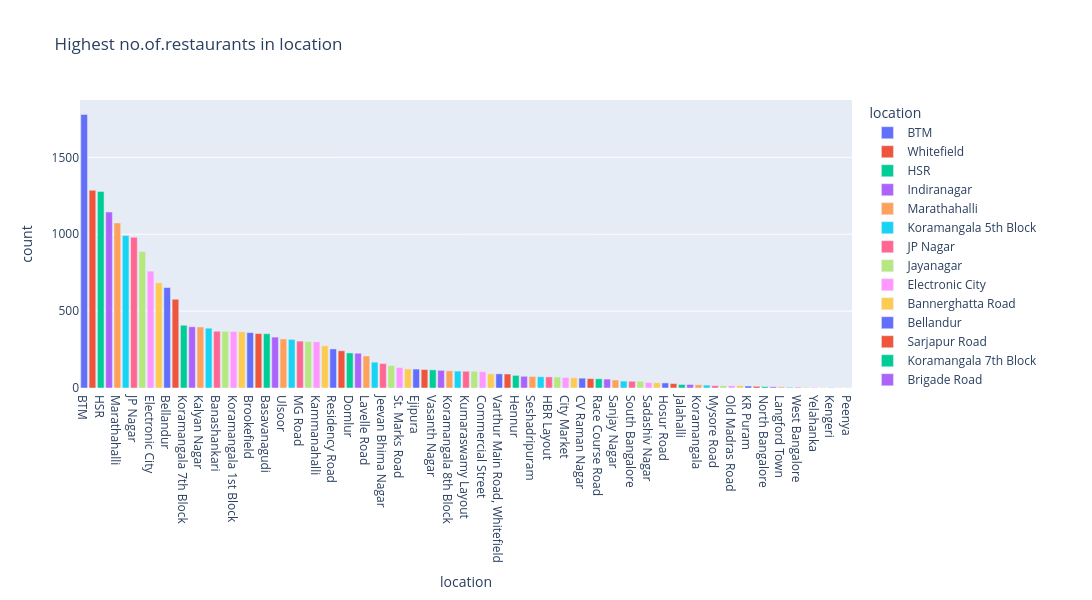

The code cell stored with this chart in its notebook:
### Code cell
# 2. Which locations have the highest number of restaurants?

location_percent = df["location"].value_counts().reset_index()

fig = px.bar(
    location_percent,
    x="location",
    y="count",
    color="location",
    title="Highest no.of.restaurants in location",
    width=1200,
    height=600,
)

fig.show()

### Figure 1 — Plotly figure (JSON) as saved in the notebook; plotly's stock layout.template omitted (floating-point values rounded to 4 significant figures)
{"data": [{"hovertemplate": "location=%{x}<br>count=%{y}<extra></extra>", "legendgroup": "BTM", "marker": {"color": "#636efa", "pattern": {"shape": ""}}, "name": "BTM", "orientation": "v", "showlegend": true, "textposition": "auto", "type": "bar", "x": ["BTM"], "xaxis": "x", "y": [1779], "yaxis": "y"}, {"hovertemplate": "location=%{x}<br>count=%{y}<extra></extra>", "legendgroup": "Whitefield", "marker": {"color": "#EF553B", "pattern": {"shape": ""}}, "name": "Whitefield", "orientation": "v", "showlegend": true, "textposition": "auto", "type": "bar", "x": ["Whitefield"], "xaxis": "x", "y": [1286], "yaxis": "y"}, {"hovertemplate": "location=%{x}<br>count=%{y}<extra></extra>", "legendgroup": "HSR", "marker": {"color": "#00cc96", "pattern": {"shape": ""}}, "name": "HSR", "orientation": "v", "showlegend": true, "textposition": "auto", "type": "bar", "x": ["HSR"], "xaxis": "x", "y": [1278], "yaxis": "y"}, {"hovertemplate": "location=%{x}<br>count=%{y}<extra></extra>", "legendgroup": "Indiranagar", "marker": {"color": "#ab63fa", "pattern": {"shape": ""}}, "name": "Indiranagar", "orientation": "v", "showlegend": true, "textposition": "auto", "type": "bar", "x": ["Indiranagar"], "xaxis": "x", "y": [1144], "yaxis": "y"}, {"hovertemplate": "location=%{x}<br>count=%{y}<extra></extra>", "legendgroup": "Marathahalli", "marker": {"color": "#FFA15A", "pattern": {"shape": ""}}, "name": "Marathahalli", "orientation": "v", "showlegend": true, "textposition": "auto", "type": "bar", "x": ["Marathahalli"], "xaxis": "x", "y": [1073], "yaxis": "y"}, {"hovertemplate": "location=%{x}<br>count=%{y}<extra></extra>", "legendgroup": "Koramangala 5th Block", "marker": {"color": "#19d3f3", "pattern": {"shape": ""}}, "name": "Koramangala 5th Block", "orientation": "v", "showlegend": true, "textposition": "auto", "type": "bar", "x": ["Koramangala 5th Block"], "xaxis": "x", "y": [991], "yaxis": "y"}, {"hovertemplate": "location=%{x}<br>count=%{y}<extra></extra>", "legendgroup": "JP Nagar", "marker": {"color": "#FF6692", "pattern": {"shape": ""}}, "name": "JP Nagar", "orientation": "v", "showlegend": true, "textposition": "auto", "type": "bar", "x": ["JP Nagar"], "xaxis": "x", "y": [980], "yaxis": "y"}, {"hovertemplate": "location=%{x}<br>count=%{y}<extra></extra>", "legendgroup": "Jayanagar", "marker": {"color": "#B6E880", "pattern": {"shape": ""}}, "name": "Jayanagar", "orientation": "v", "showlegend": true, "textposition": "auto", "type": "bar", "x": ["Jayanagar"], "xaxis": "x", "y": [887], "yaxis": "y"}, {"hovertemplate": "location=%{x}<br>count=%{y}<extra></extra>", "legendgroup": "Electronic City", "marker": {"color": "#FF97FF", "pattern": {"shape": ""}}, "name": "Electronic City", "orientation": "v", "showlegend": true, "textposition": "auto", "type": "bar", "x": ["Electronic City"], "xaxis": "x", "y": [760], "yaxis": "y"}, {"hovertemplate": "location=%{x}<br>count=%{y}<extra></extra>", "legendgroup": "Bannerghatta Road", "marker": {"color": "#FECB52", "pattern": {"shape": ""}}, "name": "Bannerghatta Road", "orientation": "v", "showlegend": true, "textposition": "auto", "type": "bar", "x": ["Bannerghatta Road"], "xaxis": "x", "y": [684], "yaxis": "y"}, {"hovertemplate": "location=%{x}<br>count=%{y}<extra></extra>", "legendgroup": "Bellandur", "marker": {"color": "#636efa", "pattern": {"shape": ""}}, "name": "Bellandur", "orientation": "v", "showlegend": true, "textposition": "auto", "type": "bar", "x": ["Bellandur"], "xaxis": "x", "y": [653], "yaxis": "y"}, {"hovertemplate": "location=%{x}<br>count=%{y}<extra></extra>", "legendgroup": "Sarjapur Road", "marker": {"color": "#EF553B", "pattern": {"shape": ""}}, "name": "Sarjapur Road", "orientation": "v", "showlegend": true, "textposition": "auto", "type": "bar", "x": ["Sarjapur Road"], "xaxis": "x", "y": [577], "yaxis": "y"}, {"hovertemplate": "location=%{x}<br>count=%{y}<extra></extra>", "legendgroup": "Koramangala 7th Block", "marker": {"color": "#00cc96", "pattern": {"shape": ""}}, "name": "Koramangala 7th Block", "orientation": "v", "showlegend": true, "textposition": "auto", "type": "bar", "x": ["Koramangala 7th Block"], "xaxis": "x", "y": [408], "yaxis": "y"}, {"hovertemplate": "location=%{x}<br>count=%{y}<extra></extra>", "legendgroup": "Brigade Road", "marker": {"color": "#ab63fa", "pattern": {"shape": ""}}, "name": "Brigade Road", "orientation": "v", "showlegend": true, "textposition": "auto", "type": "bar", "x": ["Brigade Road"], "xaxis": "x", "y": [398], "yaxis": "y"}, {"hovertemplate": "location=%{x}<br>count=%{y}<extra></extra>", "legendgroup": "Kalyan Nagar", "marker": {"color": "#FFA15A", "pattern": {"shape": ""}}, "name": "Kalyan Nagar", "orientation": "v", "showlegend": true, "textposition": "auto", "type": "bar", "x": ["Kalyan Nagar"], "xaxis": "x", "y": [397], "yaxis": "y"}, {"hovertemplate": "location=%{x}<br>count=%{y}<extra></extra>", "legendgroup": "Koramangala 6th Block", "marker": {"color": "#19d3f3", "pattern": {"shape": ""}}, "name": "Koramangala 6th Block", "orientation": "v", "showlegend": true, "textposition": "auto", "type": "bar", "x": ["Koramangala 6th Block"], "xaxis": "x", "y": [389], "yaxis": "y"}, {"hovertemplate": "location=%{x}<br>count=%{y}<extra></extra>", "legendgroup": "Banashankari", "marker": {"color": "#FF6692", "pattern": {"shape": ""}}, "name": "Banashankari", "orientation": "v", "showlegend": true, "textposition": "auto", "type": "bar", "x": ["Banashankari"], "xaxis": "x", "y": [369], "yaxis": "y"}, {"hovertemplate": "location=%{x}<br>count=%{y}<extra></extra>", "legendgroup": "Koramangala 4th Block", "marker": {"color": "#B6E880", "pattern": {"shape": ""}}, "name": "Koramangala 4th Block", "orientation": "v", "showlegend": true, "textposition": "auto", "type": "bar", "x": ["Koramangala 4th Block"], "xaxis": "x", "y": [368], "yaxis": "y"}, {"hovertemplate": "location=%{x}<br>count=%{y}<extra></extra>", "legendgroup": "Koramangala 1st Block", "marker": {"color": "#FF97FF", "pattern": {"shape": ""}}, "name": "Koramangala 1st Block", "orientation": "v", "showlegend": true, "textposition": "auto", "type": "bar", "x": ["Koramangala 1st Block"], "xaxis": "x", "y": [367], "yaxis": "y"}, {"hovertemplate": "location=%{x}<br>count=%{y}<extra></extra>", "legendgroup": "New BEL Road", "marker": {"color": "#FECB52", "pattern": {"shape": ""}}, "name": "New BEL Road", "orientation": "v", "showlegend": true, "textposition": "auto", "type": "bar", "x": ["New BEL Road"], "xaxis": "x", "y": [366], "yaxis": "y"}, {"hovertemplate": "location=%{x}<br>count=%{y}<extra></extra>", "legendgroup": "Brookefield", "marker": {"color": "#636efa", "pattern": {"shape": ""}}, "name": "Brookefield", "orientation": "v", "showlegend": true, "textposition": "auto", "type": "bar", "x": ["Brookefield"], "xaxis": "x", "y": [360], "yaxis": "y"}, {"hovertemplate": "location=%{x}<br>count=%{y}<extra></extra>", "legendgroup": "Malleshwaram", "marker": {"color": "#EF553B", "pattern": {"shape": ""}}, "name": "Malleshwaram", "orientation": "v", "showlegend": true, "textposition": "auto", "type": "bar", "x": ["Malleshwaram"], "xaxis": "x", "y": [354], "yaxis": "y"}, {"hovertemplate": "location=%{x}<br>count=%{y}<extra></extra>", "legendgroup": "Basavanagudi", "marker": {"color": "#00cc96", "pattern": {"shape": ""}}, "name": "Basavanagudi", "orientation": "v", "showlegend": true, "textposition": "auto", "type": "bar", "x": ["Basavanagudi"], "xaxis": "x", "y": [353], "yaxis": "y"}, {"hovertemplate": "location=%{x}<br>count=%{y}<extra></extra>", "legendgroup": "Frazer Town", "marker": {"color": "#ab63fa", "pattern": {"shape": ""}}, "name": "Frazer Town", "orientation": "v", "showlegend": true, "textposition": "auto", "type": "bar", "x": ["Frazer Town"], "xaxis": "x", "y": [331], "yaxis": "y"}, {"hovertemplate": "location=%{x}<br>count=%{y}<extra></extra>", "legendgroup": "Ulsoor", "marker": {"color": "#FFA15A", "pattern": {"shape": ""}}, "name": "Ulsoor", "orientation": "v", "showlegend": true, "textposition": "auto", "type": "bar", "x": ["Ulsoor"], "xaxis": "x", "y": [319], "yaxis": "y"}, {"hovertemplate": "location=%{x}<br>count=%{y}<extra></extra>", "legendgroup": "Banaswadi", "marker": {"color": "#19d3f3", "pattern": {"shape": ""}}, "name": "Banaswadi", "orientation": "v", "showlegend": true, "textposition": "auto", "type": "bar", "x": ["Banaswadi"], "xaxis": "x", "y": [316], "yaxis": "y"}, {"hovertemplate": "location=%{x}<br>count=%{y}<extra></extra>", "legendgroup": "MG Road", "marker": {"color": "#FF6692", "pattern": {"shape": ""}}, "name": "MG Road", "orientation": "v", "showlegend": true, "textposition": "auto", "type": "bar", "x": ["MG Road"], "xaxis": "x", "y": [305], "yaxis": "y"}, {"hovertemplate": "location=%{x}<br>count=%{y}<extra></extra>", "legendgroup": "Rajajinagar", "marker": {"color": "#B6E880", "pattern": {"shape": ""}}, "name": "Rajajinagar", "orientation": "v", "showlegend": true, "textposition": "auto", "type": "bar", "x": ["Rajajinagar"], "xaxis": "x", "y": [302], "yaxis": "y"}, {"hovertemplate": "location=%{x}<br>count=%{y}<extra></extra>", "legendgroup": "Kammanahalli", "marker": {"color": "#FF97FF", "pattern": {"shape": ""}}, "name": "Kammanahalli", "orientation": "v", "showlegend": true, "textposition": "auto", "type": "bar", "x": ["Kammanahalli"], "xaxis": "x", "y": [301], "yaxis": "y"}, {"hovertemplate": "location=%{x}<br>count=%{y}<extra></extra>", "legendgroup": "Old Airport Road", "marker": {"color": "#FECB52", "pattern": {"shape": ""}}, "name": "Old Airport Road", "orientation": "v", "showlegend": true, "textposition": "auto", "type": "bar", "x": ["Old Airport Road"], "xaxis": "x", "y": [274], "yaxis": "y"}, {"hovertemplate": "location=%{x}<br>count=%{y}<extra></extra>", "legendgroup": "Residency Road", "marker": {"color": "#636efa", "pattern": {"shape": ""}}, "name": "Residency Road", "orientation": "v", "showlegend": true, "textposition": "auto", "type": "bar", "x": ["Residency Road"], "xaxis": "x", "y": [254], "yaxis": "y"}, {"hovertemplate": "location=%{x}<br>count=%{y}<extra></extra>", "legendgroup": "Church Street", "marker": {"color": "#EF553B", "pattern": {"shape": ""}}, "name": "Church Street", "orientation": "v", "showlegend": true, "textposition": "auto", "type": "bar", "x": ["Church Street"], "xaxis": "x", "y": [242], "yaxis": "y"}, {"hovertemplate": "location=%{x}<br>count=%{y}<extra></extra>", "legendgroup": "Domlur", "marker": {"color": "#00cc96", "pattern": {"shape": ""}}, "name": "Domlur", "orientation": "v", "showlegend": true, "textposition": "auto", "type": "bar", "x": ["Domlur"], "xaxis": "x", "y": [228], "yaxis": "y"}, {"hovertemplate": "location=%{x}<br>count=%{y}<extra></extra>", "legendgroup": "Richmond Road", "marker": {"color": "#ab63fa", "pattern": {"shape": ""}}, "name": "Richmond Road", "orientation": "v", "showlegend": true, "textposition": "auto", "type": "bar", "x": ["Richmond Road"], "xaxis": "x", "y": [226], "yaxis": "y"}, {"hovertemplate": "location=%{x}<br>count=%{y}<extra></extra>", "legendgroup": "Lavelle Road", "marker": {"color": "#FFA15A", "pattern": {"shape": ""}}, "name": "Lavelle Road", "orientation": "v", "showlegend": true, "textposition": "auto", "type": "bar", "x": ["Lavelle Road"], "xaxis": "x", "y": [208], "yaxis": "y"}, {"hovertemplate": "location=%{x}<br>count=%{y}<extra></extra>", "legendgroup": "Shanti Nagar", "marker": {"color": "#19d3f3", "pattern": {"shape": ""}}, "name": "Shanti Nagar", "orientation": "v", "showlegend": true, "textposition": "auto", "type": "bar", "x": ["Shanti Nagar"], "xaxis": "x", "y": [168], "yaxis": "y"}, {"hovertemplate": "location=%{x}<br>count=%{y}<extra></extra>", "legendgroup": "Jeevan Bhima Nagar", "marker": {"color": "#FF6692", "pattern": {"shape": ""}}, "name": "Jeevan Bhima Nagar", "orientation": "v", "showlegend": true, "textposition": "auto", "type": "bar", "x": ["Jeevan Bhima Nagar"], "xaxis": "x", "y": [159], "yaxis": "y"}, {"hovertemplate": "location=%{x}<br>count=%{y}<extra></extra>", "legendgroup": "Cunningham Road", "marker": {"color": "#B6E880", "pattern": {"shape": ""}}, "name": "Cunningham Road", "orientation": "v", "showlegend": true, "textposition": "auto", "type": "bar", "x": ["Cunningham Road"], "xaxis": "x", "y": [146], "yaxis": "y"}, {"hovertemplate": "location=%{x}<br>count=%{y}<extra></extra>", "legendgroup": "St. Marks Road", "marker": {"color": "#FF97FF", "pattern": {"shape": ""}}, "name": "St. Marks Road", "orientation": "v", "showlegend": true, "textposition": "auto", "type": "bar", "x": ["St. Marks Road"], "xaxis": "x", "y": [133], "yaxis": "y"}, {"hovertemplate": "location=%{x}<br>count=%{y}<extra></extra>", "legendgroup": "Bommanahalli", "marker": {"color": "#FECB52", "pattern": {"shape": ""}}, "name": "Bommanahalli", "orientation": "v", "showlegend": true, "textposition": "auto", "type": "bar", "x": ["Bommanahalli"], "xaxis": "x", "y": [124], "yaxis": "y"}, {"hovertemplate": "location=%{x}<br>count=%{y}<extra></extra>", "legendgroup": "Ejipura", "marker": {"color": "#636efa", "pattern": {"shape": ""}}, "name": "Ejipura", "orientation": "v", "showlegend": true, "textposition": "auto", "type": "bar", "x": ["Ejipura"], "xaxis": "x", "y": [123], "yaxis": "y"}, {"hovertemplate": "location=%{x}<br>count=%{y}<extra></extra>", "legendgroup": "Thippasandra", "marker": {"color": "#EF553B", "pattern": {"shape": ""}}, "name": "Thippasandra", "orientation": "v", "showlegend": true, "textposition": "auto", "type": "bar", "x": ["Thippasandra"], "xaxis": "x", "y": [120], "yaxis": "y"}, {"hovertemplate": "location=%{x}<br>count=%{y}<extra></extra>", "legendgroup": "Vasanth Nagar", "marker": {"color": "#00cc96", "pattern": {"shape": ""}}, "name": "Vasanth Nagar", "orientation": "v", "showlegend": true, "textposition": "auto", "type": "bar", "x": ["Vasanth Nagar"], "xaxis": "x", "y": [118], "yaxis": "y"}, {"hovertemplate": "location=%{x}<br>count=%{y}<extra></extra>", "legendgroup": "Basaveshwara Nagar", "marker": {"color": "#ab63fa", "pattern": {"shape": ""}}, "name": "Basaveshwara Nagar", "orientation": "v", "showlegend": true, "textposition": "auto", "type": "bar", "x": ["Basaveshwara Nagar"], "xaxis": "x", "y": [115], "yaxis": "y"}, {"hovertemplate": "location=%{x}<br>count=%{y}<extra></extra>", "legendgroup": "Koramangala 8th Block", "marker": {"color": "#FFA15A", "pattern": {"shape": ""}}, "name": "Koramangala 8th Block", "orientation": "v", "showlegend": true, "textposition": "auto", "type": "bar", "x": ["Koramangala 8th Block"], "xaxis": "x", "y": [112], "yaxis": "y"}, {"hovertemplate": "location=%{x}<br>count=%{y}<extra></extra>", "legendgroup": "Nagawara", "marker": {"color": "#19d3f3", "pattern": {"shape": ""}}, "name": "Nagawara", "orientation": "v", "showlegend": true, "textposition": "auto", "type": "bar", "x": ["Nagawara"], "xaxis": "x", "y": [110], "yaxis": "y"}, {"hovertemplate": "location=%{x}<br>count=%{y}<extra></extra>", "legendgroup": "Kumaraswamy Layout", "marker": {"color": "#FF6692", "pattern": {"shape": ""}}, "name": "Kumaraswamy Layout", "orientation": "v", "showlegend": true, "textposition": "auto", "type": "bar", "x": ["Kumaraswamy Layout"], "xaxis": "x", "y": [109], "yaxis": "y"}, {"hovertemplate": "location=%{x}<br>count=%{y}<extra></extra>", "legendgroup": "Shivajinagar", "marker": {"color": "#B6E880", "pattern": {"shape": ""}}, "name": "Shivajinagar", "orientation": "v", "showlegend": true, "textposition": "auto", "type": "bar", "x": ["Shivajinagar"], "xaxis": "x", "y": [109], "yaxis": "y"}, {"hovertemplate": "location=%{x}<br>count=%{y}<extra></extra>", "legendgroup": "Commercial Street", "marker": {"color": "#FF97FF", "pattern": {"shape": ""}}, "name": "Commercial Street", "orientation": "v", "showlegend": true, "textposition": "auto", "type": "bar", "x": ["Commercial Street"], "xaxis": "x", "y": [106], "yaxis": "y"}, {"hovertemplate": "location=%{x}<br>count=%{y}<extra></extra>", "legendgroup": "Wilson Garden", "marker": {"color": "#FECB52", "pattern": {"shape": ""}}, "name": "Wilson Garden", "orientation": "v", "showlegend": true, "textposition": "auto", "type": "bar", "x": ["Wilson Garden"], "xaxis": "x", "y": [92], "yaxis": "y"}, {"hovertemplate": "location=%{x}<br>count=%{y}<extra></extra>", "legendgroup": "Varthur Main Road, Whitefield", "marker": {"color": "#636efa", "pattern": {"shape": ""}}, "name": "Varthur Main Road, Whitefield", "orientation": "v", "showlegend": true, "textposition": "auto", "type": "bar", "x": ["Varthur Main Road, Whitefield"], "xaxis": "x", "y": [92], "yaxis": "y"}, {"hovertemplate": "location=%{x}<br>count=%{y}<extra></extra>", "legendgroup": "Majestic", "marker": {"color": "#EF553B", "pattern": {"shape": ""}}, "name": "Majestic", "orientation": "v", "showlegend": true, "textposition": "auto", "type": "bar", "x": ["Majestic"], "xaxis": "x", "y": [91], "yaxis": "y"}, {"hovertemplate": "location=%{x}<br>count=%{y}<extra></extra>", "legendgroup": "Hennur", "marker": {"color": "#00cc96", "pattern": {"shape": ""}}, "name": "Hennur", "orientation": "v", "showlegend": true, "textposition": "auto", "type": "bar", "x": ["Hennur"], "xaxis": "x", "y": [82], "yaxis": "y"}, {"hovertemplate": "location=%{x}<br>count=%{y}<extra></extra>", "legendgroup": "Yeshwantpur", "marker": {"color": "#ab63fa", "pattern": {"shape": ""}}, "name": "Yeshwantpur", "orientation": "v", "showlegend": true, "textposition": "auto", "type": "bar", "x": ["Yeshwantpur"], "xaxis": "x", "y": [76], "yaxis": "y"}, {"hovertemplate": "location=%{x}<br>count=%{y}<extra></extra>", "legendgroup": "Seshadripuram", "marker": {"color": "#FFA15A", "pattern": {"shape": ""}}, "name": "Seshadripuram", "orientation": "v", "showlegend": true, "textposition": "auto", "type": "bar", "x": ["Seshadripuram"], "xaxis": "x", "y": [75], "yaxis": "y"}, {"hovertemplate": "location=%{x}<br>count=%{y}<extra></extra>", "legendgroup": "Koramangala 3rd Block", "marker": {"color": "#19d3f3", "pattern": {"shape": ""}}, "name": "Koramangala 3rd Block", "orientation": "v", "showlegend": true, "textposition": "auto", "type": "bar", "x": ["Koramangala 3rd Block"], "xaxis": "x", "y": [73], "yaxis": "y"}, {"hovertemplate": "location=%{x}<br>count=%{y}<extra></extra>", "legendgroup": "HBR Layout", "marker": {"color": "#FF6692", "pattern": {"shape": ""}}, "name": "HBR Layout", "orientation": "v", "showlegend": true, "textposition": "auto", "type": "bar", "x": ["HBR Layout"], "xaxis": "x", "y": [72], "yaxis": "y"}, {"hovertemplate": "location=%{x}<br>count=%{y}<extra></extra>", "legendgroup": "ITPL Main Road, Whitefield", "marker": {"color": "#B6E880", "pattern": {"shape": ""}}, "name": "ITPL Main Road, Whitefield", "orientation": "v", "showlegend": true, "textposition": "auto", "type": "bar", "x": ["ITPL Main Road, Whitefield"], "xaxis": "x", "y": [72], "yaxis": "y"}, {"hovertemplate": "location=%{x}<br>count=%{y}<extra></extra>", "legendgroup": "City Market", "marker": {"color": "#FF97FF", "pattern": {"shape": ""}}, "name": "City Market", "orientation": "v", "showlegend": true, "textposition": "auto", "type": "bar", "x": ["City Market"], "xaxis": "x", "y": [68], "yaxis": "y"}, {"hovertemplate": "location=%{x}<br>count=%{y}<extra></extra>", "legendgroup": "Kaggadasapura", "marker": {"color": "#FECB52", "pattern": {"shape": ""}}, "name": "Kaggadasapura", "orientation": "v", "showlegend": true, "textposition": "auto", "type": "bar", "x": ["Kaggadasapura"], "xaxis": "x", "y": [67], "yaxis": "y"}, {"hovertemplate": "location=%{x}<br>count=%{y}<extra></extra>", "legendgroup": "CV Raman Nagar", "marker": {"color": "#636efa", "pattern": {"shape": ""}}, "name": "CV Raman Nagar", "orientation": "v", "showlegend": true, "textposition": "auto", "type": "bar", "x": ["CV Raman Nagar"], "xaxis": "x", "y": [64], "yaxis": "y"}, {"hovertemplate": "location=%{x}<br>count=%{y}<extra></extra>", "legendgroup": "Vijay Nagar", "marker": {"color": "#EF553B", "pattern": {"shape": ""}}, "name": "Vijay Nagar", "orientation": "v", "showlegend": true, "textposition": "auto", "type": "bar", "x": ["Vijay Nagar"], "xaxis": "x", "y": [61], "yaxis": "y"}, {"hovertemplate": "location=%{x}<br>count=%{y}<extra></extra>", "legendgroup": "Race Course Road", "marker": {"color": "#00cc96", "pattern": {"shape": ""}}, "name": "Race Course Road", "orientation": "v", "showlegend": true, "textposition": "auto", "type": "bar", "x": ["Race Course Road"], "xaxis": "x", "y": [60], "yaxis": "y"}, {"hovertemplate": "location=%{x}<br>count=%{y}<extra></extra>", "legendgroup": "RT Nagar", "marker": {"color": "#ab63fa", "pattern": {"shape": ""}}, "name": "RT Nagar", "orientation": "v", "showlegend": true, "textposition": "auto", "type": "bar", "x": ["RT Nagar"], "xaxis": "x", "y": [58], "yaxis": "y"}, {"hovertemplate": "location=%{x}<br>count=%{y}<extra></extra>", "legendgroup": "Sanjay Nagar", "marker": {"color": "#FFA15A", "pattern": {"shape": ""}}, "name": "Sanjay Nagar", "orientation": "v", "showlegend": true, "textposition": "auto", "type": "bar", "x": ["Sanjay Nagar"], "xaxis": "x", "y": [52], "yaxis": "y"}, {"hovertemplate": "location=%{x}<br>count=%{y}<extra></extra>", "legendgroup": "Sahakara Nagar", "marker": {"color": "#19d3f3", "pattern": {"shape": ""}}, "name": "Sahakara Nagar", "orientation": "v", "showlegend": true, "textposition": "auto", "type": "bar", "x": ["Sahakara Nagar"], "xaxis": "x", "y": [45], "yaxis": "y"}, {"hovertemplate": "location=%{x}<br>count=%{y}<extra></extra>", "legendgroup": "South Bangalore", "marker": {"color": "#FF6692", "pattern": {"shape": ""}}, "name": "South Bangalore", "orientation": "v", "showlegend": true, "textposition": "auto", "type": "bar", "x": ["South Bangalore"], "xaxis": "x", "y": [44], "yaxis": "y"}, {"hovertemplate": "location=%{x}<br>count=%{y}<extra></extra>", "legendgroup": "Infantry Road", "marker": {"color": "#B6E880", "pattern": {"shape": ""}}, "name": "Infantry Road", "orientation": "v", "showlegend": true, "textposition": "auto", "type": "bar", "x": ["Infantry Road"], "xaxis": "x", "y": [44], "yaxis": "y"}, {"hovertemplate": "location=%{x}<br>count=%{y}<extra></extra>", "legendgroup": "Sadashiv Nagar", "marker": {"color": "#FF97FF", "pattern": {"shape": ""}}, "name": "Sadashiv Nagar", "orientation": "v", "showlegend": true, "textposition": "auto", "type": "bar", "x": ["Sadashiv Nagar"], "xaxis": "x", "y": [36], "yaxis": "y"}, {"hovertemplate": "location=%{x}<br>count=%{y}<extra></extra>", "legendgroup": "East Bangalore", "marker": {"color": "#FECB52", "pattern": {"shape": ""}}, "name": "East Bangalore", "orientation": "v", "showlegend": true, "textposition": "auto", "type": "bar", "x": ["East Bangalore"], "xaxis": "x", "y": [34], "yaxis": "y"}, {"hovertemplate": "location=%{x}<br>count=%{y}<extra></extra>", "legendgroup": "Hosur Road", "marker": {"color": "#636efa", "pattern": {"shape": ""}}, "name": "Hosur Road", "orientation": "v", "showlegend": true, "textposition": "auto", "type": "bar", "x": ["Hosur Road"], "xaxis": "x", "y": [33], "yaxis": "y"}, {"hovertemplate": "location=%{x}<br>count=%{y}<extra></extra>", "legendgroup": "Koramangala 2nd Block", "marker": {"color": "#EF553B", "pattern": {"shape": ""}}, "name": "Koramangala 2nd Block", "orientation": "v", "showlegend": true, "textposition": "auto", "type": "bar", "x": ["Koramangala 2nd Block"], "xaxis": "x", "y": [29], "yaxis": "y"}, {"hovertemplate": "location=%{x}<br>count=%{y}<extra></extra>", "legendgroup": "Jalahalli", "marker": {"color": "#00cc96", "pattern": {"shape": ""}}, "name": "Jalahalli", "orientation": "v", "showlegend": true, "textposition": "auto", "type": "bar", "x": ["Jalahalli"], "xaxis": "x", "y": [23], "yaxis": "y"}, {"hovertemplate": "location=%{x}<br>count=%{y}<extra></extra>", "legendgroup": "Magadi Road", "marker": {"color": "#ab63fa", "pattern": {"shape": ""}}, "name": "Magadi Road", "orientation": "v", "showlegend": true, "textposition": "auto", "type": "bar", "x": ["Magadi Road"], "xaxis": "x", "y": [23], "yaxis": "y"}, {"hovertemplate": "location=%{x}<br>count=%{y}<extra></extra>", "legendgroup": "Koramangala", "marker": {"color": "#FFA15A", "pattern": {"shape": ""}}, "name": "Koramangala", "orientation": "v", "showlegend": true, "textposition": "auto", "type": "bar", "x": ["Koramangala"], "xaxis": "x", "y": [21], "yaxis": "y"}, {"hovertemplate": "location=%{x}<br>count=%{y}<extra></extra>", "legendgroup": "Rammurthy Nagar", "marker": {"color": "#19d3f3", "pattern": {"shape": ""}}, "name": "Rammurthy Nagar", "orientation": "v", "showlegend": true, "textposition": "auto", "type": "bar", "x": ["Rammurthy Nagar"], "xaxis": "x", "y": [19], "yaxis": "y"}, {"hovertemplate": "location=%{x}<br>count=%{y}<extra></extra>", "legendgroup": "Mysore Road", "marker": {"color": "#FF6692", "pattern": {"shape": ""}}, "name": "Mysore Road", "orientation": "v", "showlegend": true, "textposition": "auto", "type": "bar", "x": ["Mysore Road"], "xaxis": "x", "y": [15], "yaxis": "y"}, {"hovertemplate": "location=%{x}<br>count=%{y}<extra></extra>", "legendgroup": "Kanakapura Road", "marker": {"color": "#B6E880", "pattern": {"shape": ""}}, "name": "Kanakapura Road", "orientation": "v", "showlegend": true, "textposition": "auto", "type": "bar", "x": ["Kanakapura Road"], "xaxis": "x", "y": [15], "yaxis": "y"}, {"hovertemplate": "location=%{x}<br>count=%{y}<extra></extra>", "legendgroup": "Old Madras Road", "marker": {"color": "#FF97FF", "pattern": {"shape": ""}}, "name": "Old Madras Road", "orientation": "v", "showlegend": true, "textposition": "auto", "type": "bar", "x": ["Old Madras Road"], "xaxis": "x", "y": [15], "yaxis": "y"}, {"hovertemplate": "location=%{x}<br>count=%{y}<extra></extra>", "legendgroup": "Sankey Road", "marker": {"color": "#FECB52", "pattern": {"shape": ""}}, "name": "Sankey Road", "orientation": "v", "showlegend": true, "textposition": "auto", "type": "bar", "x": ["Sankey Road"], "xaxis": "x", "y": [15], "yaxis": "y"}, {"hovertemplate": "location=%{x}<br>count=%{y}<extra></extra>", "legendgroup": "KR Puram", "marker": {"color": "#636efa", "pattern": {"shape": ""}}, "name": "KR Puram", "orientation": "v", "showlegend": true, "textposition": "auto", "type": "bar", "x": ["KR Puram"], "xaxis": "x", "y": [13], "yaxis": "y"}, {"hovertemplate": "location=%{x}<br>count=%{y}<extra></extra>", "legendgroup": "Uttarahalli", "marker": {"color": "#EF553B", "pattern": {"shape": ""}}, "name": "Uttarahalli", "orientation": "v", "showlegend": true, "textposition": "auto", "type": "bar", "x": ["Uttarahalli"], "xaxis": "x", "y": [11], "yaxis": "y"}, {"hovertemplate": "location=%{x}<br>count=%{y}<extra></extra>", "legendgroup": "North Bangalore", "marker": {"color": "#00cc96", "pattern": {"shape": ""}}, "name": "North Bangalore", "orientation": "v", "showlegend": true, "textposition": "auto", "type": "bar", "x": ["North Bangalore"], "xaxis": "x", "y": [9], "yaxis": "y"}, {"hovertemplate": "location=%{x}<br>count=%{y}<extra></extra>", "legendgroup": "Hebbal", "marker": {"color": "#ab63fa", "pattern": {"shape": ""}}, "name": "Hebbal", "orientation": "v", "showlegend": true, "textposition": "auto", "type": "bar", "x": ["Hebbal"], "xaxis": "x", "y": [8], "yaxis": "y"}, {"hovertemplate": "location=%{x}<br>count=%{y}<extra></extra>", "legendgroup": "Langford Town", "marker": {"color": "#FFA15A", "pattern": {"shape": ""}}, "name": "Langford Town", "orientation": "v", "showlegend": true, "textposition": "auto", "type": "bar", "x": ["Langford Town"], "xaxis": "x", "y": [7], "yaxis": "y"}, {"hovertemplate": "location=%{x}<br>count=%{y}<extra></extra>", "legendgroup": "Central Bangalore", "marker": {"color": "#19d3f3", "pattern": {"shape": ""}}, "name": "Central Bangalore", "orientation": "v", "showlegend": true, "textposition": "auto", "type": "bar", "x": ["Central Bangalore"], "xaxis": "x", "y": [5], "yaxis": "y"}, {"hovertemplate": "location=%{x}<br>count=%{y}<extra></extra>", "legendgroup": "West Bangalore", "marker": {"color": "#FF6692", "pattern": {"shape": ""}}, "name": "West Bangalore", "orientation": "v", "showlegend": true, "textposition": "auto", "type": "bar", "x": ["West Bangalore"], "xaxis": "x", "y": [5], "yaxis": "y"}, {"hovertemplate": "location=%{x}<br>count=%{y}<extra></extra>", "legendgroup": "Nagarbhavi", "marker": {"color": "#B6E880", "pattern": {"shape": ""}}, "name": "Nagarbhavi", "orientation": "v", "showlegend": true, "textposition": "auto", "type": "bar", "x": ["Nagarbhavi"], "xaxis": "x", "y": [4], "yaxis": "y"}, {"hovertemplate": "location=%{x}<br>count=%{y}<extra></extra>", "legendgroup": "Yelahanka", "marker": {"color": "#FF97FF", "pattern": {"shape": ""}}, "name": "Yelahanka", "orientation": "v", "showlegend": true, "textposition": "auto", "type": "bar", "x": ["Yelahanka"], "xaxis": "x", "y": [4], "yaxis": "y"}, {"hovertemplate": "location=%{x}<br>count=%{y}<extra></extra>", "legendgroup": "Rajarajeshwari Nagar", "marker": {"color": "#FECB52", "pattern": {"shape": ""}}, "name": "Rajarajeshwari Nagar", "orientation": "v", "showlegend": true, "textposition": "auto", "type": "bar", "x": ["Rajarajeshwari Nagar"], "xaxis": "x", "y": [2], "yaxis": "y"}, {"hovertemplate": "location=%{x}<br>count=%{y}<extra></extra>", "legendgroup": "Kengeri", "marker": {"color": "#636efa", "pattern": {"shape": ""}}, "name": "Kengeri", "orientation": "v", "showlegend": true, "textposition": "auto", "type": "bar", "x": ["Kengeri"], "xaxis": "x", "y": [2], "yaxis": "y"}, {"hovertemplate": "location=%{x}<br>count=%{y}<extra></extra>", "legendgroup": "Jakkur", "marker": {"color": "#EF553B", "pattern": {"shape": ""}}, "name": "Jakkur", "orientation": "v", "showlegend": true, "textposition": "auto", "type": "bar", "x": ["Jakkur"], "xaxis": "x", "y": [1], "yaxis": "y"}, {"hovertemplate": "location=%{x}<br>count=%{y}<extra></extra>", "legendgroup": "Peenya", "marker": {"color": "#00cc96", "pattern": {"shape": ""}}, "name": "Peenya", "orientation": "v", "showlegend": true, "textposition": "auto", "type": "bar", "x": ["Peenya"], "xaxis": "x", "y": [1], "yaxis": "y"}], "layout": {"barmode": "relative", "height": 600, "legend": {"title": {"text": "location"}, "tracegroupgap": 0}, "title": {"text": "Highest no.of.restaurants in location"}, "width": 1200, "xaxis": {"anchor": "y", "categoryarray": ["BTM", "Whitefield", "HSR", "Indiranagar", "Marathahalli", "Koramangala 5th Block", "JP Nagar", "Jayanagar", "Electronic City", "Bannerghatta Road", "Bellandur", "Sarjapur Road", "Koramangala 7th Block", "Brigade Road", "Kalyan Nagar", "Koramangala 6th Block", "Banashankari", "Koramangala 4th Block", "Koramangala 1st Block", "New BEL Road", "Brookefield", "Malleshwaram", "Basavanagudi", "Frazer Town", "Ulsoor", "Banaswadi", "MG Road", "Rajajinagar", "Kammanahalli", "Old Airport Road", "Residency Road", "Church Street", "Domlur", "Richmond Road", "Lavelle Road", "Shanti Nagar", "Jeevan Bhima Nagar", "Cunningham Road", "St. Marks Road", "Bommanahalli", "Ejipura", "Thippasandra", "Vasanth Nagar", "Basaveshwara Nagar", "Koramangala 8th Block", "Nagawara", "Kumaraswamy Layout", "Shivajinagar", "Commercial Street", "Wilson Garden", "Varthur Main Road, Whitefield", "Majestic", "Hennur", "Yeshwantpur", "Seshadripuram", "Koramangala 3rd Block", "HBR Layout", "ITPL Main Road, Whitefield", "City Market", "Kaggadasapura", "CV Raman Nagar", "Vijay Nagar", "Race Course Road", "RT Nagar", "Sanjay Nagar", "Sahakara Nagar", "South Bangalore", "Infantry Road", "Sadashiv Nagar", "East Bangalore", "Hosur Road", "Koramangala 2nd Block", "Jalahalli", "Magadi Road", "Koramangala", "Rammurthy Nagar", "Mysore Road", "Kanakapura Road", "Old Madras Road", "Sankey Road", "KR Puram", "Uttarahalli", "North Bangalore", "Hebbal", "Langford Town", "Central Bangalore", "West Bangalore", "Nagarbhavi", "Yelahanka", "Rajarajeshwari Nagar", "Kengeri", "Jakkur", "Peenya"], "categoryorder": "array", "domain": [0, 1], "title": {"text": "location"}}, "yaxis": {"anchor": "x", "domain": [0, 1], "title": {"text": "count"}}}}
